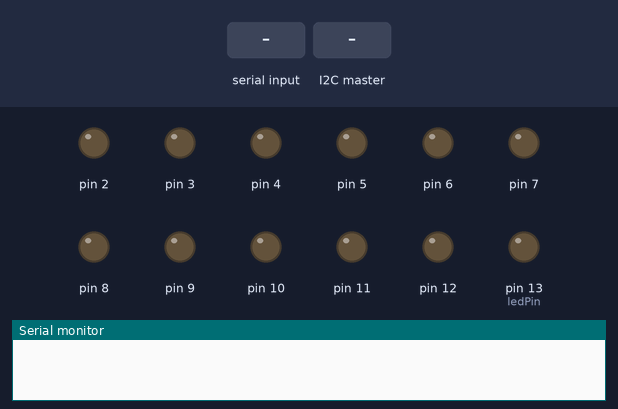
This sketch was run on a simulated Arduino Uno, built with avr-gcc and run on an emulated ATmega328P. On the bench: output pins drawn as LEDs (lit = HIGH), the last lines printed to the serial monitor. The test bench sets the inputs (shaded band).

Above: at 1.2 s.
1.3 s: "a" received over the second serial link
At 1.7 s:
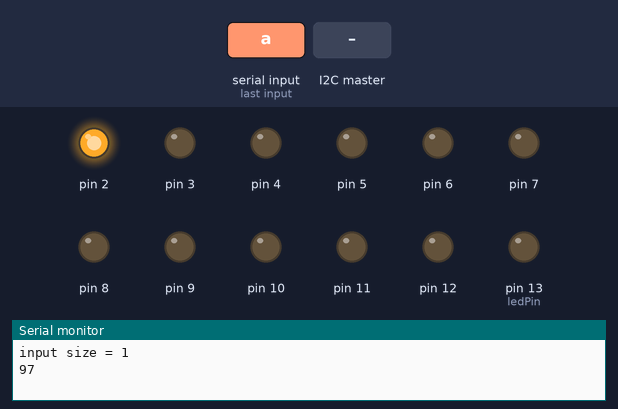
2.8 s: the I2C master sends "a"
At 3.3 s:
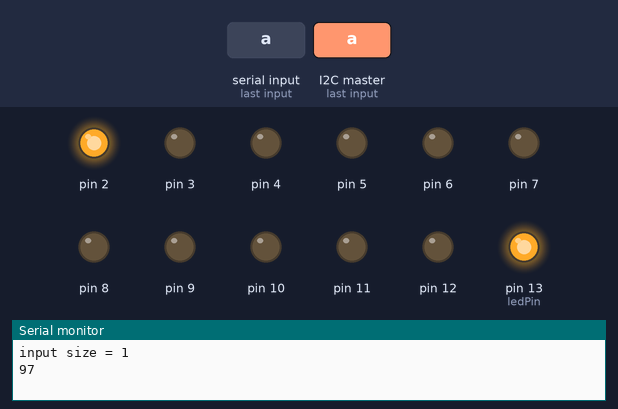
4.3 s: "b" received over the second serial link
At 5.5 s:
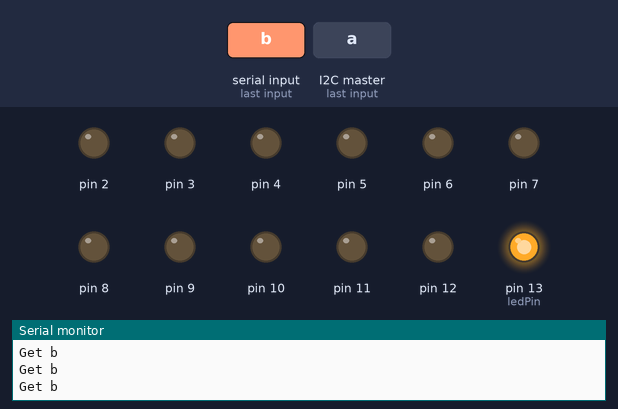
5.8 s: "c" received over the second serial link
At 6.4 s:
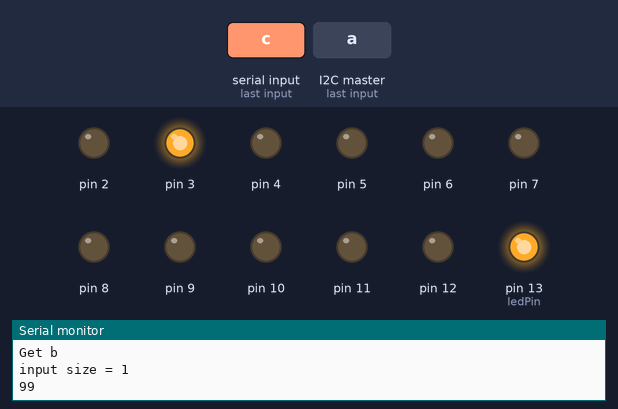
7.3 s: the I2C master sends the byte 0
At 8.0 s:
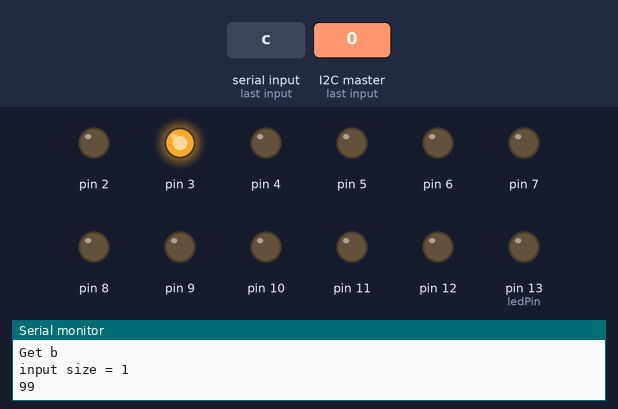
8.8 s: "e" received over the second serial link
At 9.8 s:
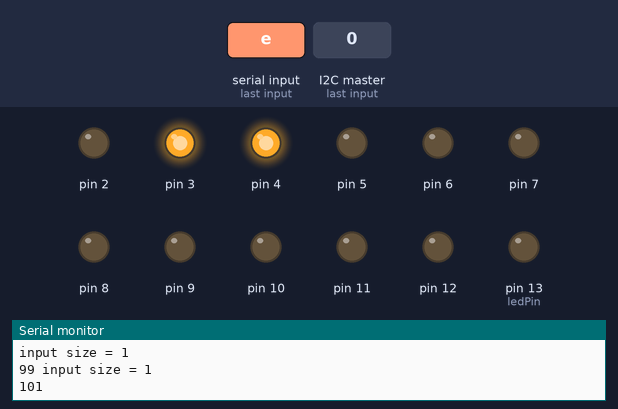
Timing chart, 0 to 11.3 s (numbered marks = the images above; inputs shaded):
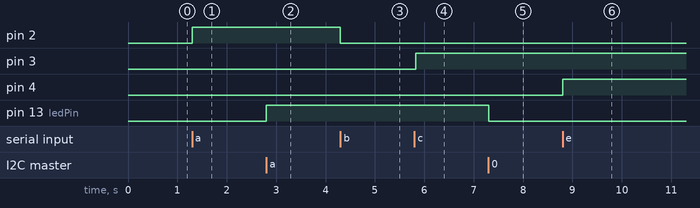

The sketch:

btetrtr.ino
```cpp
#include <SoftwareSerial.h>
#include <Wire.h>//引用二個函式庫SoftwareSerial及Wire
SoftwareSerial I2CBT(0,1);//定義PIN10及PIN11分別為RX及TX腳位
const int SLAVE_ADDRESS = 1;
const int ledPin = 13;
char incomingByte = 0;
void setup() {
  Serial.begin(9600); //Arduino起始鮑率：9600
  I2CBT.begin(9600);
  //藍牙鮑率：57600(注意！每個藍牙晶片的鮑率都不太一樣，請務必確認
  pinMode(2, OUTPUT);
  pinMode(3, OUTPUT);
  pinMode(4, OUTPUT);
  pinMode(5, OUTPUT);
  pinMode(6, OUTPUT);
  pinMode(7, OUTPUT);
  pinMode(8, OUTPUT);
  pinMode(9, OUTPUT);
  pinMode(10, OUTPUT);
  pinMode(11, OUTPUT);
  pinMode(12, OUTPUT);
 // pinMode(13, OUTPUT);
  //設定 pin13 為輸出，LED就接在這
  //如果您使用Arduino Uno, 請改為 3 5 6 9 10 11 其中之一腳位即可
  Wire.begin(SLAVE_ADDRESS);    // join I2C bus as a slave with address 1
  Wire.onReceive(receiveEvent); // register event
  pinMode(ledPin, OUTPUT);
}

void loop() {
  byte cmmd[20];
  int insize;
  while(1){
    if ((insize=(I2CBT.available()))>0){ //讀取藍牙訊息
      Serial.print("input size = ");
      Serial.println(insize);
      for (int i=0; i<insize; i++){
        Serial.print(cmmd[i]=char(I2CBT.read()));
        Serial.print(" ");
      }//此段請參考上一篇解釋
    }
    switch (cmmd[0]) { //讀取第一個字
     // ASCII CODE
    case 97: //a
      digitalWrite(2,HIGH);//點亮LED
      break;
    case 98://b
      Serial.println("Get b");
      digitalWrite(2,LOW);//熄滅LED
      break;

    case 99://c
      digitalWrite(3,HIGH);//點亮LED
      break;
    case 100://d
      Serial.println("Get d");
      digitalWrite(3,LOW);//熄滅LED
      break;

    case 101: //e
      digitalWrite(4,HIGH);//點亮LED
      break;
    case 102://f
      Serial.println("Get f");
      digitalWrite(4,LOW);//熄滅LED
      break;

    case 103://g
      digitalWrite(5,HIGH);//點亮LED
      break;
    case 104://h
      Serial.println("Get h");
      digitalWrite(5,LOW);//熄滅LED
      break;

    case 105: //i
      digitalWrite(6,HIGH);//點亮LED
      break;
    case 106://j
      Serial.println("Get j");
      digitalWrite(6,LOW);//熄滅LED
      break;

    case 107://k
      digitalWrite(7,HIGH);//點亮LED
      break;
    case 108://l
      Serial.println("Get l");
      digitalWrite(7,LOW);//熄滅LED
      break;

    case 109: //m
      digitalWrite(8,HIGH);//點亮LED
      break;
    case 110://n
      Serial.println("Get n");
      digitalWrite(8,LOW);//熄滅LED
      break;

    case 111://o
      digitalWrite(9,HIGH);//點亮LED
      break;
    case 112://p
      Serial.println("Get p");
      digitalWrite(9,LOW);//熄滅LED
      break;

    case 113: //q
      digitalWrite(10,HIGH);//點亮LED
      break;
    case 114://r
      Serial.println("Get r");
      digitalWrite(10,LOW);//熄滅LED
      break;

    case 115://s
      digitalWrite(11,HIGH);//點亮LED
      break;
    case 116://t
      Serial.println("Get t");
      digitalWrite(11,LOW);//熄滅LED
      break;

     case 117: //u
      digitalWrite(12,HIGH);//點亮LED
      break;
    case 118://v
      Serial.println("Get v");
      digitalWrite(12,LOW);//熄滅LED
      break;

    /*case 119://w
      digitalWrite(13,HIGH);//點亮LED
      break;
    case 120://x
      Serial.println("Get x");
      digitalWrite(13,LOW);//熄滅LED
      break;*/

    } //Switch
  } //while
}//loop
void receiveEvent(int howMany)
{
  // receive one byte from Master
  incomingByte = Wire.read();

  // turn on or off LED according to the received data
  digitalWrite(ledPin, incomingByte);
}
```

Measured:
- after the input at 1.3 s, pin 2: LOW → HIGH at once
- after the input at 2.8 s, pin 13 (ledPin): LOW → HIGH at once
- after the input at 4.3 s, pin 2: HIGH → LOW at once
- after the input at 5.8 s, pin 3: LOW → HIGH at once
- after the input at 7.3 s, pin 13 (ledPin): HIGH → LOW at once
- after the input at 8.8 s, pin 4: LOW → HIGH at once
